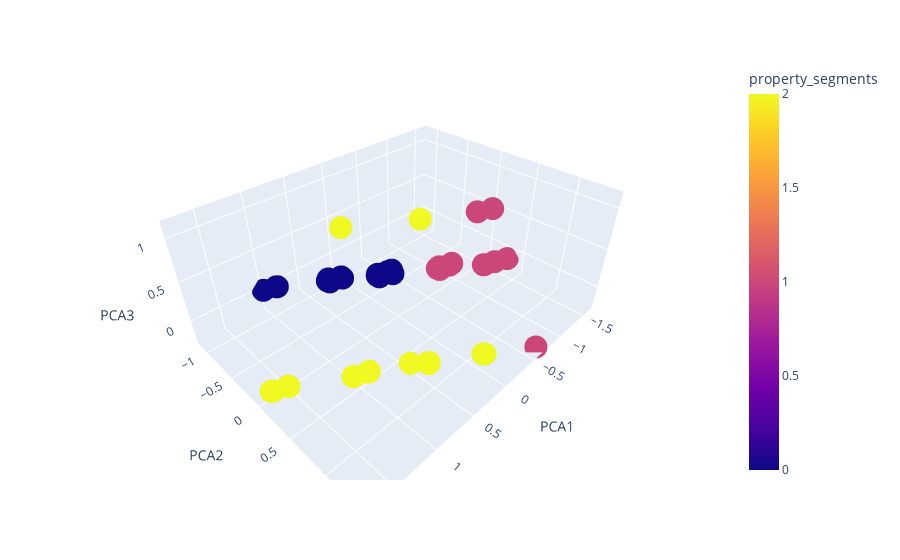

Notebook code for this chart:
### Code cell
# Plot the clusters
# propertyChi_pca_predictions_df.hvplot.scatter(
#     x="PCA1",
#     y="PCA2",
#     by="property_segments"
# )

import plotly.express as px

fig = px.scatter_3d(propertyOR_pca_predictions_df, x='PCA1', y='PCA2', z='PCA3',
              color='property_segments')
fig.show()
